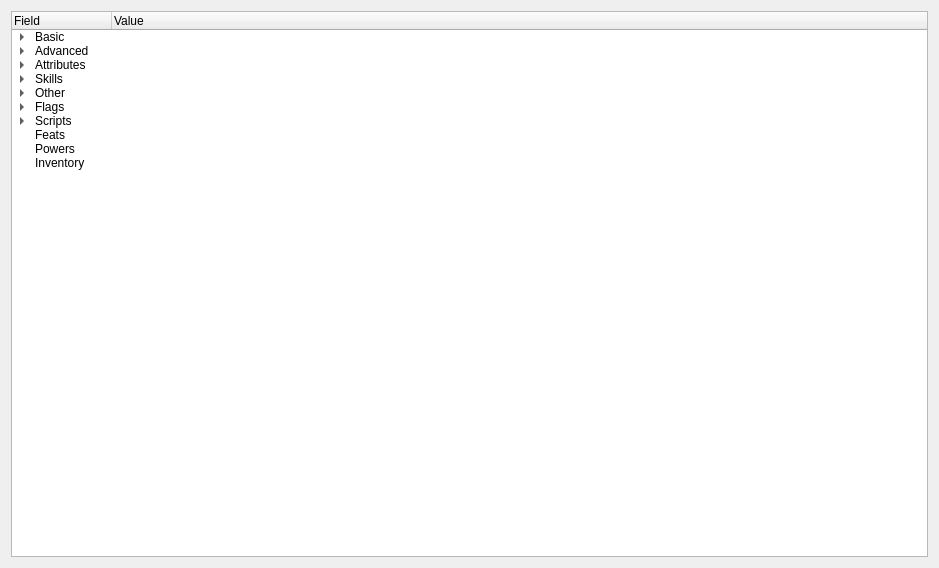
<?xml version="1.0" encoding="UTF-8"?>
<ui version="4.0">
 <class>Form</class>
 <widget class="QWidget" name="Form">
  <property name="geometry">
   <rect>
    <x>0</x>
    <y>0</y>
    <width>939</width>
    <height>568</height>
   </rect>
  </property>
  <property name="windowTitle">
   <string>Form</string>
  </property>
  <layout class="QGridLayout" name="gridLayout">
   <item row="0" column="0">
    <widget class="QSplitter" name="splitter">
     <property name="orientation">
      <enum>Qt::Horizontal</enum>
     </property>
     <widget class="QTreeWidget" name="tree">
      <property name="alternatingRowColors">
       <bool>false</bool>
      </property>
      <property name="rootIsDecorated">
       <bool>true</bool>
      </property>
      <property name="uniformRowHeights">
       <bool>true</bool>
      </property>
      <property name="allColumnsShowFocus">
       <bool>true</bool>
      </property>
      <column>
       <property name="text">
        <string>Field</string>
       </property>
      </column>
      <column>
       <property name="text">
        <string>Value</string>
       </property>
      </column>
      <item>
       <property name="text">
        <string>Basic</string>
       </property>
       <property name="text">
        <string/>
       </property>
       <property name="foreground">
        <brush brushstyle="SolidPattern">
         <color alpha="255">
          <red>255</red>
          <green>255</green>
          <blue>255</blue>
         </color>
        </brush>
       </property>
       <item>
        <property name="text">
         <string>Script Tag</string>
        </property>
       </item>
       <item>
        <property name="text">
         <string>Template</string>
        </property>
       </item>
       <item>
        <property name="text">
         <string>Dialog</string>
        </property>
       </item>
       <item>
        <property name="text">
         <string>Name (English)</string>
        </property>
       </item>
       <item>
        <property name="text">
         <string>Name (StrRef)</string>
        </property>
       </item>
       <item>
        <property name="text">
         <string>TLK Entry</string>
        </property>
        <property name="text">
         <string/>
        </property>
       </item>
       <item>
        <property name="text">
         <string>Alignment</string>
        </property>
       </item>
       <item>
        <property name="text">
         <string>Appearance</string>
        </property>
       </item>
       <item>
        <property name="text">
         <string>Body Bag</string>
        </property>
       </item>
       <item>
        <property name="text">
         <string>Class</string>
        </property>
       </item>
       <item>
        <property name="text">
         <string>Level</string>
        </property>
       </item>
      </item>
      <item>
       <property name="text">
        <string>Advanced</string>
       </property>
       <item>
        <property name="text">
         <string>Race</string>
        </property>
       </item>
       <item>
        <property name="text">
         <string>Subrace</string>
        </property>
       </item>
       <item>
        <property name="text">
         <string>Phenotype</string>
        </property>
       </item>
       <item>
        <property name="text">
         <string>Perception</string>
        </property>
       </item>
       <item>
        <property name="text">
         <string>Soundset</string>
        </property>
        <property name="text">
         <string/>
        </property>
       </item>
       <item>
        <property name="text">
         <string>Faction</string>
        </property>
       </item>
       <item>
        <property name="text">
         <string>Gender</string>
        </property>
       </item>
       <item>
        <property name="text">
         <string>Speed</string>
        </property>
       </item>
       <item>
        <property name="text">
         <string>Portrait</string>
        </property>
       </item>
      </item>
      <item>
       <property name="text">
        <string>Attributes</string>
       </property>
       <property name="text">
        <string/>
       </property>
       <item>
        <property name="text">
         <string>Strength</string>
        </property>
       </item>
       <item>
        <property name="text">
         <string>Dexterity</string>
        </property>
       </item>
       <item>
        <property name="text">
         <string>Constitution</string>
        </property>
       </item>
       <item>
        <property name="text">
         <string>Intelligence</string>
        </property>
       </item>
       <item>
        <property name="text">
         <string>Wisdom</string>
        </property>
       </item>
       <item>
        <property name="text">
         <string>Charisma</string>
        </property>
       </item>
      </item>
      <item>
       <property name="text">
        <string>Skills</string>
       </property>
       <property name="text">
        <string/>
       </property>
       <item>
        <property name="text">
         <string>Computer Use</string>
        </property>
       </item>
       <item>
        <property name="text">
         <string>Demolitions</string>
        </property>
       </item>
       <item>
        <property name="text">
         <string>Stealth</string>
        </property>
       </item>
       <item>
        <property name="text">
         <string>Awareness</string>
        </property>
       </item>
       <item>
        <property name="text">
         <string>Persuade</string>
        </property>
       </item>
       <item>
        <property name="text">
         <string>Repair</string>
        </property>
       </item>
       <item>
        <property name="text">
         <string>Security</string>
        </property>
       </item>
       <item>
        <property name="text">
         <string>Treat Injury</string>
        </property>
       </item>
      </item>
      <item>
       <property name="text">
        <string>Other</string>
       </property>
       <item>
        <property name="text">
         <string>Challenge Rating</string>
        </property>
       </item>
       <item>
        <property name="text">
         <string>Natural AC</string>
        </property>
       </item>
       <item>
        <property name="text">
         <string>Fortitude</string>
        </property>
       </item>
       <item>
        <property name="text">
         <string>Reflex</string>
        </property>
       </item>
       <item>
        <property name="text">
         <string>Will</string>
        </property>
       </item>
       <item>
        <property name="text">
         <string>Health</string>
        </property>
       </item>
       <item>
        <property name="text">
         <string>Force</string>
        </property>
       </item>
      </item>
      <item>
       <property name="text">
        <string>Flags</string>
       </property>
       <item>
        <property name="text">
         <string>Invincible</string>
        </property>
       </item>
       <item>
        <property name="text">
         <string>Is PC</string>
        </property>
       </item>
       <item>
        <property name="text">
         <string>Disarmable</string>
        </property>
       </item>
       <item>
        <property name="text">
         <string>Doesn't Die</string>
        </property>
       </item>
       <item>
        <property name="text">
         <string>Plot</string>
        </property>
       </item>
       <item>
        <property name="text">
         <string>Doesn't Face PC</string>
        </property>
       </item>
       <item>
        <property name="text">
         <string>Interruptable</string>
        </property>
        <property name="text">
         <string/>
        </property>
       </item>
       <item>
        <property name="text">
         <string>Interactable</string>
        </property>
        <property name="text">
         <string/>
        </property>
       </item>
      </item>
      <item>
       <property name="text">
        <string>Scripts</string>
       </property>
       <item>
        <property name="text">
         <string>OnHeartbeat</string>
        </property>
       </item>
       <item>
        <property name="text">
         <string>OnNotice</string>
        </property>
       </item>
       <item>
        <property name="text">
         <string>OnSpellAt</string>
        </property>
       </item>
       <item>
        <property name="text">
         <string>OnAttacked</string>
        </property>
       </item>
       <item>
        <property name="text">
         <string>OnDamaged</string>
        </property>
       </item>
       <item>
        <property name="text">
         <string>OnDisturbed</string>
        </property>
       </item>
       <item>
        <property name="text">
         <string>OnEndRound</string>
        </property>
       </item>
       <item>
        <property name="text">
         <string>OnEndDialog</string>
        </property>
       </item>
       <item>
        <property name="text">
         <string>OnDialog</string>
        </property>
       </item>
       <item>
        <property name="text">
         <string>OnSpawn</string>
        </property>
       </item>
       <item>
        <property name="text">
         <string>OnDeath</string>
        </property>
       </item>
       <item>
        <property name="text">
         <string>OnBlocked</string>
        </property>
       </item>
       <item>
        <property name="text">
         <string>OnUserDefined</string>
        </property>
       </item>
      </item>
      <item>
       <property name="text">
        <string>Feats</string>
       </property>
       <property name="text">
        <string/>
       </property>
      </item>
      <item>
       <property name="text">
        <string>Powers</string>
       </property>
      </item>
      <item>
       <property name="text">
        <string>Inventory</string>
       </property>
      </item>
     </widget>
    </widget>
   </item>
  </layout>
 </widget>
 <resources/>
 <connections/>
</ui>
